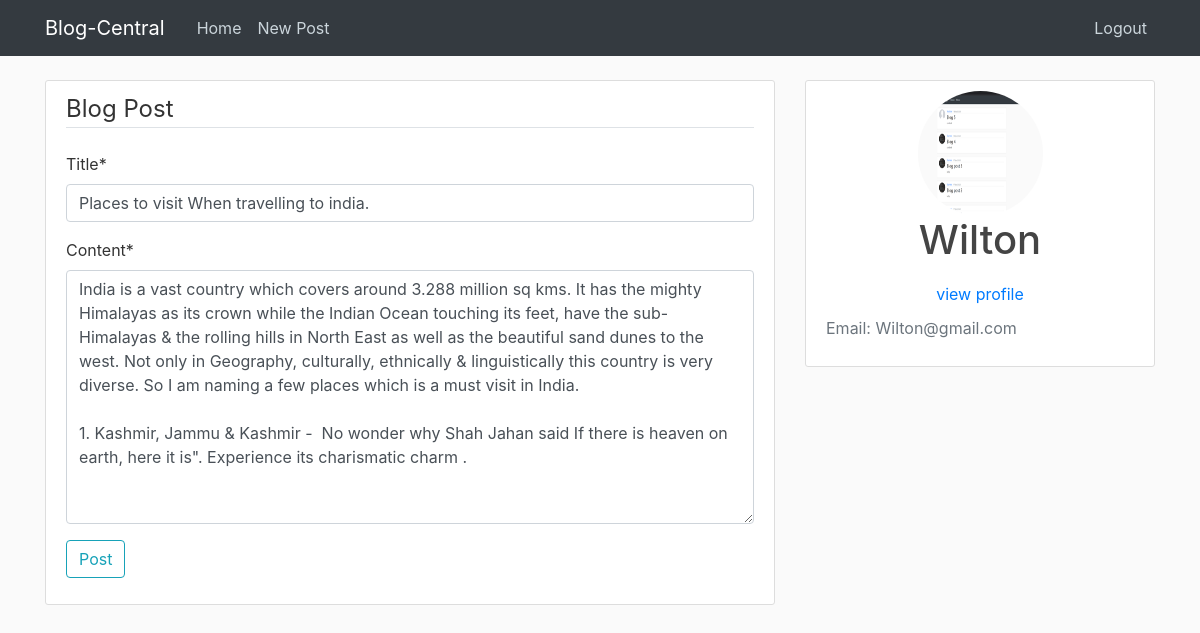
Screenshot of /post/15/update/ (signed in) with the database file from the repository.
### blog/models.py (models this page shows, shortened)
class Post(models.Model):
    title = models.CharField(max_length = 100)
    content = models.TextField()
    date_posted = models.DateTimeField(default = timezone.now)
    author = models.ForeignKey(User, on_delete = models.CASCADE)

### users/models.py (models this page shows, shortened)
class Profile(models.Model):
    user = models.OneToOneField(User, on_delete = models.CASCADE)
    image = models.ImageField(default = 'default.jpg', upload_to =  'profile_pics')

### blog/views.py (the view, shortened to what this page needs)
# urls.py: path('post/<int:pk>/update/',  PostUpdateView.as_view(), name= 'post-update' ),
class PostUpdateView(LoginRequiredMixin, UserPassesTestMixin, UpdateView):
    model = Post
    fields = ['title', 'content']
    def test_func(self):
        post = self.get_object()
        if self.request.user == post.author:
            return True
        return False

### blog/templates/blog/post_form.html (shortened to what this page needs)
{%  extends 'blog/base.html' %}
{% load crispy_forms_tags %}
{% block content %}
    <div class ="content-section">
        <form method = "POST">
            <fieldset class = "from-group">
                 <legend class="border-bottom mb-4">Blog Post</legend>
                 {{ form | crispy }}
             </fieldset>
             <div  class = "form-group">
                 <button class= "btn btn-outline-info" type ="submit">Post</button>
             </div>
        </form>
    </div>
{% endblock content %}

### blog/templates/blog/base.html (shortened to what this page needs)
{% load static %}
<!DOCTYPE html>
<html lang="en">
<head>
    <link rel="stylesheet" href="https://stackpath.bootstrapcdn.com/bootstrap/4.4.1/css/bootstrap.min.css">
    <link rel="stylesheet" href="{% static 'blog/main.css' %}">
</head>
<body>
    <header class="site-header">
        <nav class="navbar navbar-expand-md navbar-dark bg-dark fixed-top">
            <div class="container">
                <a class="navbar-brand mr-4" href=" {% url 'blog-home' %} ">Blog-Central</a>
                <div class="collapse navbar-collapse" id="navbarToggle">
                    <div class="navbar-nav mr-auto">
                        <a class="nav-item nav-link" href="{% url 'blog-home' %}">Home</a>
                        {% if user.is_authenticated %}
                            <a class="nav-item nav-link" href="{% url 'post-create' %}">New Post</a>
                        {% endif %}
                    </div>
                    <div class="navbar-nav">
                        {% if user.is_authenticated %}
                            <a class="nav-item nav-link" href="{% url 'logout' %}">Logout</a>
                        {% else %}
                            <a class="nav-item nav-link" href="{% url 'login' %}">Login</a>
                            <a class="nav-item nav-link" href="{% url 'register' %}">Register</a>
                        {% endif %}
                    </div>
                </div>
            </div>
        </nav>
    </header>
    <main role="main" class="container">
        <div class="row">
            <div class="col-md-8">
                {% block content %}
                {% endblock %}
            </div>
        <div class="col-md-4">
                {% if user.is_authenticated %}
                    <div class="content-section">
                        <img class="rounded-circle account-img " src="{{user.profile.image.url}}" alt="profile-pic">
                        <div class="media-body" style="text-align:center">
                            <a href="{% url 'user-posts' user %}">
                                <h3 class="account-heading">{{ user.username }} </h3>
                            </a>
                        </div>
                        <div id="link-container">
                            <a href="{% url 'profile' %}" id="link">view profile</a>
                        </div>
                        <p class="text-secondary">Email: {{ user.email }}</p>
                    </div>
                {% endif %}
            </div>
        </div>
    </main>
</body>
</html>

### blog/static/blog/main.css (style rules this page uses)
body { background: #fafafa; color: #333333; margin-top: 5rem; }
h1, h2, h3, h4, h5, h6 { color: #444444; }
.site-header .navbar-nav .nav-link { color: #cbd5db; }
.content-section { background: #ffffff; padding: 10px 20px; border: 1px solid #dddddd; border-radius: 3px; margin-bottom: 20px; }
.account-img { height: 125px; width: 125px; margin-bottom: 16px; display: block; margin: 0 auto; }
.account-heading { font-size: 2.5rem; }
#link-container { text-align: center; }
#link { color: #007BFF; display: inline-block; padding: 10px; }

### rows the page displays
Post: title "Places to visit When travelling to india.", content "India is a vast country which covers around 3.288 million sq kms. It has the mighty Himalayas as its crown while the Indian Ocean touching its feet, have the sub-Himalayas & the rolling hills in North East as well as the beautiful sand dunes to the west. Not only in Geography, culturally, ethnically & linguistically this country is very diverse. So I am naming a few places which is a must visit in India. 1. Kashmir, Jammu & Kashmir - No wonder why Shah Jahan said If there is heaven on earth, here it is\". Experience its charismatic charm ."

### other values shown
{{ user.username }} "Wilton"
{{ user.email }} "Wilton@gmail.com"
